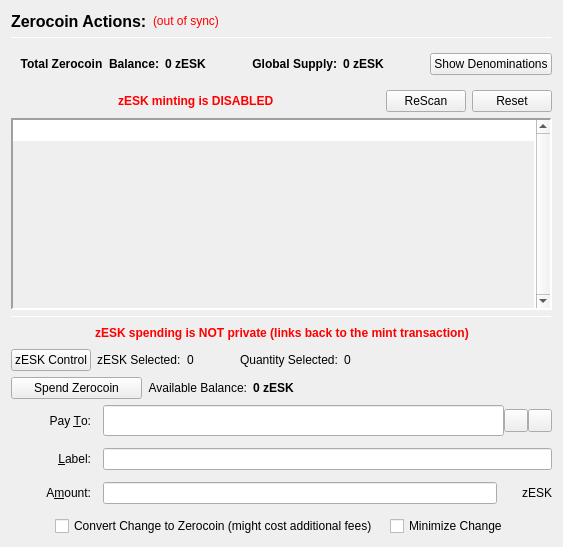
                  <widget class="QFrame" name="verticalFrameLeft">
                   <layout class="QVBoxLayout" name="verticalLayout_2">
                    <item>
                     <layout class="QVBoxLayout" name="verticalLayout_3">
                      <item>
                       <layout class="QHBoxLayout" name="horizontalLayout_3">
                        <item>
                         <widget class="QLabel" name="labelzESKActions">
                          <property name="font">
                           <font>
                            <pointsize>12</pointsize>
                            <weight>75</weight>
                            <bold>true</bold>
                           </font>
                          </property>
                          <property name="text">
                           <string>Zerocoin Actions:</string>
                          </property>
                          <property name="alignment">
                           <set>Qt::AlignLeading|Qt::AlignLeft|Qt::AlignVCenter</set>
                          </property>
                         </widget>
                        </item>
                        <item>
                         <widget class="QLabel" name="labelzESKSyncStatus">
                          <property name="toolTip">
                           <string>The displayed information may be out of date. Your wallet automatically synchronizes with the ESKACOIN network after a connection is established, but this process has not completed yet.</string>
                          </property>
                          <property name="styleSheet">
                           <string notr="true">QLabel { color: red; }</string>
                          </property>
                          <property name="text">
                           <string notr="true">(out of sync)</string>
                          </property>
                          <property name="alignment">
                           <set>Qt::AlignLeading|Qt::AlignLeft|Qt::AlignVCenter</set>
                          </property>
                         </widget>
                        </item>
                        <item>
                         <spacer name="horizontalSpacer">
                          <property name="orientation">
                           <enum>Qt::Horizontal</enum>
                          </property>
                          <property name="sizeHint" stdset="0">
                           <size>
                            <width>40</width>
                            <height>20</height>
                           </size>
                          </property>
                         </spacer>
                        </item>
                       </layout>
                      </item>
                      <item>
                       <widget class="Line" name="lineUpperLeft">
                        <property name="minimumSize">
                         <size>
                          <width>0</width>
                          <height>1</height>
                         </size>
                        </property>
                        <property name="maximumSize">
                         <size>
                          <width>16777215</width>
                          <height>1</height>
                         </size>
                        </property>
                        <property name="frameShadow">
                         <enum>QFrame::Sunken</enum>
                        </property>
                        <property name="orientation">
                         <enum>Qt::Horizontal</enum>
                        </property>
                       </widget>
                      </item>
                      <item>
                       <widget class="QFrame" name="balanceSupplyFrame">
                        <layout class="QHBoxLayout" name="horizontalLayout_2" stretch="0,0,0,1,0">
                         <property name="rightMargin">
                          <number>0</number>
                         </property>
                         <item>
                          <layout class="QHBoxLayout" name="horizontalLayout_34">
                           <item>
                            <widget class="QLabel" name="labelzAvailableText_3">
                             <property name="font">
                              <font>
                               <weight>75</weight>
                               <bold>true</bold>
                              </font>
                             </property>
                             <property name="toolTip">
                              <string>Total Balance including unconfirmed and immature zESK</string>
                             </property>
                             <property name="text">
                              <string>Total Zerocoin  Balance:</string>
                             </property>
                             <property name="alignment">
                              <set>Qt::AlignRight|Qt::AlignTrailing|Qt::AlignVCenter</set>
                             </property>
                            </widget>
                           </item>
                           <item>
                            <widget class="QLabel" name="labelzAvailableAmount_4">
                             <property name="minimumSize">
                              <size>
                               <width>40</width>
                               <height>0</height>
                              </size>
                             </property>
                             <property name="font">
                              <font>
                               <weight>75</weight>
                               <bold>true</bold>
                              </font>
                             </property>
                             <property name="toolTip">
                              <string>Total Balance including unconfirmed and immature zESK</string>
                             </property>
                             <property name="text">
                              <string>0 zESK</string>
                             </property>
                             <property name="alignment">
                              <set>Qt::AlignLeading|Qt::AlignLeft|Qt::AlignVCenter</set>
                             </property>
                            </widget>
                           </item>
                          </layout>
                         </item>
                         <item>
                          <spacer name="horizontalSpacer_32">
                           <property name="orientation">
                            <enum>Qt::Horizontal</enum>
                           </property>
                           <property name="sizeHint" stdset="0">
                            <size>
                             <width>40</width>
                             <height>20</height>
                            </size>
                           </property>
                          </spacer>
                         </item>
                         <item>
                          <layout class="QHBoxLayout" name="horizontalLayout_35">
                           <item>
                            <widget class="QLabel" name="labelZsupplyText_2">
                             <property name="font">
                              <font>
                               <weight>75</weight>
                               <bold>true</bold>
                              </font>
                             </property>
                             <property name="text">
                              <string>Global Supply:</string>
                             </property>
                             <property name="alignment">
                              <set>Qt::AlignRight|Qt::AlignTrailing|Qt::AlignVCenter</set>
                             </property>
                            </widget>
                           </item>
                           <item>
                            <widget class="QLabel" name="labelZsupplyAmount_2">
                             <property name="font">
                              <font>
                               <weight>75</weight>
                               <bold>true</bold>
                              </font>
                             </property>
                             <property name="text">
                              <string>0 zESK</string>
                             </property>
                            </widget>
                           </item>
                          </layout>
                         </item>
                         <item>
                          <spacer name="horizontalSpacer_31">
                           <property name="orientation">
                            <enum>Qt::Horizontal</enum>
                           </property>
                           <property name="sizeHint" stdset="0">
                            <size>
                             <width>40</width>
                             <height>20</height>
                            </size>
                           </property>
                          </spacer>
                         </item>
                         <item>
                          <widget class="QPushButton" name="pushButtonShowDenoms">
                           <property name="toolTip">
                            <string>Show zESK denominations list</string>
                           </property>
                           <property name="text">
                            <string>Show Denominations</string>
                           </property>
                          </widget>
                         </item>
                        </layout>
                       </widget>
                      </item>
                      <item>
                       <layout class="QHBoxLayout" name="horizontalLayout_4">
                        <item>
                         <spacer name="horizontalSpacer_2">
                          <property name="orientation">
                           <enum>Qt::Horizontal</enum>
                          </property>
                          <property name="sizeHint" stdset="0">
                           <size>
                            <width>40</width>
                            <height>20</height>
                           </size>
                          </property>
                         </spacer>
                        </item>
                        <item>
                         <widget class="QLabel" name="label">
                          <property name="styleSheet">
                           <string notr="true">color: red;
font-weight: bold;</string>
                          </property>
                          <property name="text">
                           <string>zESK minting is DISABLED</string>
                          </property>
                         </widget>
                        </item>
                        <item>
                         <spacer name="horizontalSpacer_3">
                          <property name="orientation">
                           <enum>Qt::Horizontal</enum>
                          </property>
                          <property name="sizeHint" stdset="0">
                           <size>
                            <width>40</width>
                            <height>20</height>
                           </size>
                          </property>
                         </spacer>
                        </item>
                        <item>
                         <widget class="QPushButton" name="pushButtonMintReset">
                          <property name="maximumSize">
                           <size>
                            <width>80</width>
                            <height>16777215</height>
                           </size>
                          </property>
                          <property name="toolTip">
                           <string>Rescan the complete blockchain for  Zerocoin mints and their meta-data.</string>
                          </property>
                          <property name="text">
                           <string>ReScan</string>
                          </property>
                         </widget>
                        </item>
                        <item>
                         <widget class="QPushButton" name="pushButtonSpentReset">
                          <property name="maximumSize">
                           <size>
                            <width>80</width>
                            <height>16777215</height>
                           </size>
                          </property>
                          <property name="toolTip">
                           <string>Reset Zerocoin Wallet DB. Deletes transactions that did not make it into the blockchain.</string>
                          </property>
                          <property name="text">
                           <string>Reset</string>
                          </property>
                         </widget>
                        </item>
                       </layout>
                      </item>
                      <item>
                       <widget class="QPlainTextEdit" name="TEMintStatus">
                        <property name="font">
                         <font>
                          <pointsize>8</pointsize>
                         </font>
                        </property>
                        <property name="toolTip">
                         <string>Status and/or Mesages from the last Mint Action.</string>
                        </property>
                        <property name="frameShape">
                         <enum>QFrame::Panel</enum>
                        </property>
                        <property name="frameShadow">
                         <enum>QFrame::Sunken</enum>
                        </property>
                        <property name="lineWidth">
                         <number>2</number>
                        </property>
                        <property name="midLineWidth">
                         <number>2</number>
                        </property>
                        <property name="verticalScrollBarPolicy">
                         <enum>Qt::ScrollBarAlwaysOn</enum>
                        </property>
                        <property name="horizontalScrollBarPolicy">
                         <enum>Qt::ScrollBarAlwaysOff</enum>
                        </property>
                        <property name="readOnly">
                         <bool>true</bool>
                        </property>
                        <property name="plainText">
                         <string notr="true"/>
                        </property>
                        <property name="backgroundVisible">
                         <bool>true</bool>
                        </property>
                       </widget>
                      </item>
                      <item>
                       <widget class="Line" name="line">
                        <property name="minimumSize">
                         <size>
                          <width>0</width>
                          <height>1</height>
                         </size>
                        </property>
                        <property name="maximumSize">
                         <size>
                          <width>16777215</width>
                          <height>1</height>
                         </size>
                        </property>
                        <property name="orientation">
                         <enum>Qt::Horizontal</enum>
                        </property>
                       </widget>
                      </item>
                      <item>
                       <layout class="QHBoxLayout" name="horizontalLayout_7">
                        <item>
                         <spacer name="horizontalSpacer_18">
                          <property name="orientation">
                           <enum>Qt::Horizontal</enum>
                          </property>
                          <property name="sizeHint" stdset="0">
                           <size>
                            <width>40</width>
                            <height>20</height>
                           </size>
                          </property>
                         </spacer>
                        </item>
                        <item>
                         <widget class="QLabel" name="label_2">
                          <property name="styleSheet">
                           <string notr="true">color: red;
font-weight: bold;</string>
                          </property>
                          <property name="text">
                           <string>zESK spending is NOT private (links back to the mint transaction)</string>
                          </property>
                         </widget>
                        </item>
                        <item>
                         <spacer name="horizontalSpacer_30">
                          <property name="orientation">
                           <enum>Qt::Horizontal</enum>
                          </property>
                          <property name="sizeHint" stdset="0">
                           <size>
                            <width>40</width>
                            <height>20</height>
                           </size>
                          </property>
                         </spacer>
                        </item>
                       </layout>
                      </item>
                      <item>
                       <layout class="QHBoxLayout" name="horizontalLayout_24">
                        <property name="leftMargin">
                         <number>0</number>
                        </property>
                        <property name="bottomMargin">
                         <number>0</number>
                        </property>
                        <item>
                         <widget class="QPushButton" name="pushButtonZEskControl">
                          <property name="text">
                           <string>zESK Control</string>
                          </property>
                         </widget>
                        </item>
                        <item>
                         <widget class="QLabel" name="labelzEskSelected">
                          <property name="text">
                           <string>zESK Selected:</string>
                          </property>
                         </widget>
                        </item>
                        <item>
                         <widget class="QLabel" name="labelzEskSelected_int">
                          <property name="text">
                           <string>0</string>
                          </property>
                         </widget>
                        </item>
                        <item>
                         <spacer name="horizontalSpacer_17">
                          <property name="orientation">
                           <enum>Qt::Horizontal</enum>
                          </property>
                          <property name="sizeType">
                           <enum>QSizePolicy::Fixed</enum>
                          </property>
                          <property name="sizeHint" stdset="0">
                           <size>
                            <width>40</width>
                            <height>20</height>
                           </size>
                          </property>
                         </spacer>
                        </item>
                        <item>
                         <widget class="QLabel" name="labelQuantitySelected">
                          <property name="text">
                           <string>Quantity Selected:</string>
                          </property>
                         </widget>
                        </item>
                        <item>
                         <widget class="QLabel" name="labelQuantitySelected_int">
                          <property name="text">
                           <string>0</string>
                          </property>
                         </widget>
                        </item>
                        <item>
                         <spacer name="horizontalSpacer_19">
                          <property name="orientation">
                           <enum>Qt::Horizontal</enum>
                          </property>
                          <property name="sizeHint" stdset="0">
                           <size>
                            <width>40</width>
                            <height>20</height>
                           </size>
                          </property>
                         </spacer>
                        </item>
                       </layout>
                      </item>
                      <item>
                       <layout class="QHBoxLayout" name="horizontalLayout_6">
                        <item>
                         <widget class="QPushButton" name="pushButtonSpendzESK">
                          <property name="minimumSize">
                           <size>
                            <width>131</width>
                            <height>0</height>
                           </size>
                          </property>
                          <property name="toolTip">
                           <string>Spend Zerocoin. Without 'Pay To:' address creates payments to yourself.</string>
                          </property>
                          <property name="text">
                           <string>Spend Zerocoin</string>
                          </property>
                         </widget>
                        </item>
                        <item>
                         <widget class="QLabel" name="labelzESKBalanceText">
                          <property name="toolTip">
                           <string>Available (mature and spendable) zESK for spending</string>
                          </property>
                          <property name="text">
                           <string>Available Balance:</string>
                          </property>
                          <property name="alignment">
                           <set>Qt::AlignRight|Qt::AlignTrailing|Qt::AlignVCenter</set>
                          </property>
                         </widget>
                        </item>
                        <item>
                         <widget class="QLabel" name="labelzAvailableAmount_2">
                          <property name="font">
                           <font>
                            <weight>75</weight>
                            <bold>true</bold>
                           </font>
                          </property>
                          <property name="toolTip">
                           <string>Available (mature and spendable) zESK for spending

zESK are mature when they have more than 20 confirmations AND more than 2 mints of the same denomination after them were minted</string>
                          </property>
                          <property name="text">
                           <string>0 zESK</string>
                          </property>
                          <property name="alignment">
                           <set>Qt::AlignLeading|Qt::AlignLeft|Qt::AlignVCenter</set>
                          </property>
                         </widget>
                        </item>
                        <item>
                         <spacer name="horizontalSpacer_4">
                          <property name="orientation">
                           <enum>Qt::Horizontal</enum>
                          </property>
                          <property name="sizeHint" stdset="0">
                           <size>
                            <width>40</width>
                            <height>20</height>
                           </size>
                          </property>
                         </spacer>
                        </item>
                       </layout>
                      </item>
                      <item>
                       <layout class="QGridLayout" name="gridLayout_7">
                        <property name="spacing">
                         <number>12</number>
                        </property>
                        <item row="0" column="0">
                         <widget class="QLabel" name="payToLabel">
                          <property name="minimumSize">
                           <size>
                            <width>80</width>
                            <height>0</height>
                           </size>
                          </property>
                          <property name="text">
                           <string>Pay &amp;To:</string>
                          </property>
                          <property name="alignment">
                           <set>Qt::AlignRight|Qt::AlignTrailing|Qt::AlignVCenter</set>
                          </property>
                          <property name="buddy">
                           <cstring>payTo</cstring>
                          </property>
                         </widget>
                        </item>
                        <item row="0" column="1">
                         <layout class="QHBoxLayout" name="payToLayout">
                          <property name="spacing">
                           <number>0</number>
                          </property>
                          <item>
                           <widget class="QValidatedLineEdit" name="payTo">
                            <property name="enabled">
                             <bool>true</bool>
                            </property>
                            <property name="minimumSize">
                             <size>
                              <width>0</width>
                              <height>31</height>
                             </size>
                            </property>
                            <property name="toolTip">
                             <string>The ESKACOIN address to send the payment to. Creates local payment to yourself when empty.</string>
                            </property>
                           </widget>
                          </item>
                          <item>
                           <widget class="QToolButton" name="addressBookButton">
                            <property name="toolTip">
                             <string>Choose previously used address</string>
                            </property>
                            <property name="text">
                             <string/>
                            </property>
                            <property name="icon">
                             <iconset resource="../eskacoin.qrc">
                              <normaloff>:/icons/address-book</normaloff>:/icons/address-book</iconset>
                            </property>
                            <property name="shortcut">
                             <string>Alt+A</string>
                            </property>
                           </widget>
                          </item>
                          <item>
                           <widget class="QToolButton" name="pasteButton">
                            <property name="toolTip">
                             <string>Paste address from clipboard</string>
                            </property>
                            <property name="text">
                             <string/>
                            </property>
                            <property name="icon">
                             <iconset resource="../eskacoin.qrc">
                              <normaloff>:/icons/editpaste</normaloff>:/icons/editpaste</iconset>
                            </property>
                            <property name="shortcut">
                             <string>Alt+P</string>
                            </property>
                           </widget>
                          </item>
                         </layout>
                        </item>
                        <item row="1" column="0">
                         <widget class="QLabel" name="labelLabel">
                          <property name="minimumSize">
                           <size>
                            <width>80</width>
                            <height>0</height>
                           </size>
                          </property>
                          <property name="text">
                           <string>&amp;Label:</string>
                          </property>
                          <property name="alignment">
                           <set>Qt::AlignRight|Qt::AlignTrailing|Qt::AlignVCenter</set>
                          </property>
                          <property name="buddy">
                           <cstring>addAsLabel</cstring>
                          </property>
                         </widget>
                        </item>
                        <item row="1" column="1">
                         <widget class="QLineEdit" name="addAsLabel">
                          <property name="toolTip">
                           <string>Enter a label for this address to add it to the list of used addresses</string>
                          </property>
                         </widget>
                        </item>
                        <item row="2" column="0">
                         <widget class="QLabel" name="amountLabel">
                          <property name="minimumSize">
                           <size>
                            <width>80</width>
                            <height>0</height>
                           </size>
                          </property>
                          <property name="text">
                           <string>A&amp;mount:</string>
                          </property>
                          <property name="alignment">
                           <set>Qt::AlignRight|Qt::AlignTrailing|Qt::AlignVCenter</set>
                          </property>
                          <property name="buddy">
                           <cstring>zESKpayAmount</cstring>
                          </property>
                         </widget>
                        </item>
                        <item row="2" column="1">
                         <layout class="QHBoxLayout" name="horizontalLayout_9">
                          <property name="spacing">
                           <number>0</number>
                          </property>
                          <item>
                           <widget class="QLineEdit" name="zESKpayAmount"/>
                          </item>
                          <item>
                           <widget class="QLabel" name="labelzESK">
                            <property name="minimumSize">
                             <size>
                              <width>55</width>
                              <height>0</height>
                             </size>
                            </property>
                            <property name="text">
                             <string>zESK</string>
                            </property>
                            <property name="alignment">
                             <set>Qt::AlignRight|Qt::AlignTrailing|Qt::AlignVCenter</set>
                            </property>
                           </widget>
                          </item>
                         </layout>
                        </item>
                        <item row="3" column="0" colspan="2">
                         <layout class="QHBoxLayout" name="horizontalLayout_10">
                          <item>
                           <spacer name="horizontalSpacer_5">
                            <property name="orientation">
                             <enum>Qt::Horizontal</enum>
                            </property>
                            <property name="sizeHint" stdset="0">
                             <size>
                              <width>40</width>
                              <height>20</height>
                             </size>
                            </property>
                           </spacer>
                          </item>
                          <item>
                           <widget class="QCheckBox" name="checkBoxMintChange">
                            <property name="sizePolicy">
                             <sizepolicy hsizetype="MinimumExpanding" vsizetype="Fixed">
                              <horstretch>0</horstretch>
                              <verstretch>0</verstretch>
                             </sizepolicy>
                            </property>
                            <property name="layoutDirection">
                             <enum>Qt::LeftToRight</enum>
                            </property>
                            <property name="text">
                             <string>Convert Change to Zerocoin (might cost additional fees)</string>
                            </property>
                           </widget>
                          </item>
                          <item>
                           <widget class="QCheckBox" name="checkBoxMinimizeChange">
                            <property name="toolTip">
                             <string>If checked, the wallet tries to minimize the returning change instead of minimizing the number of spent denominations.</string>
                            </property>
                            <property name="text">
                             <string>Minimize Change</string>
                            </property>
                           </widget>
                          </item>
                          <item>
                           <spacer name="horizontalSpacer_6">
                            <property name="orientation">
                             <enum>Qt::Horizontal</enum>
                            </property>
                            <property name="sizeHint" stdset="0">
                             <size>
                              <width>40</width>
                              <height>20</height>
                             </size>
                            </property>
                           </spacer>
                          </item>
                         </layout>
                        </item>
                       </layout>
                      </item>
                     </layout>
                    </item>
                   </layout>
                  </widget>
